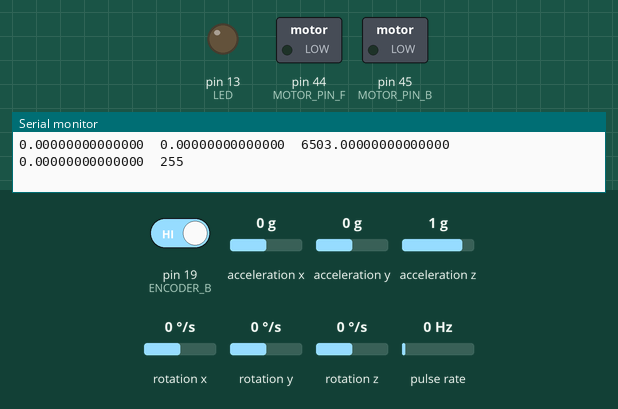
Recording of a sketch running on a simulated Arduino Mega 2560, built with avr-gcc and run on an emulated ATmega2560. Parts: switched loads named in the sketch (green lamp = pin HIGH), output pins drawn as LEDs (lit = HIGH), the last lines printed to the serial monitor. Wiring (inferred from the names in the program): pulse sensor: data pin 18; MPU-6050 motion sensor at I2C address 0x68. Inputs (shaded band) come from the test bench; at power-on: acceleration y 0 g, acceleration z 1 g, rotation x 0 °/s, pulse rate 0 Hz, pin 19 (ENCODER_B) HIGH, acceleration x 0 g, rotation y 0 °/s, rotation z 0 °/s.

Above: at 1.3 s.
1.4 s: acceleration y set to -1.4 g
At 2.9 s:
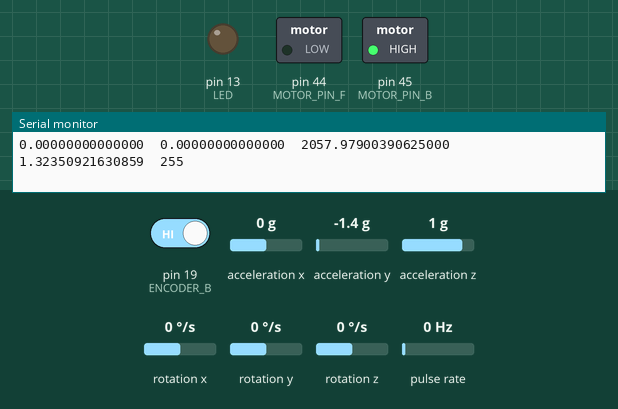
4.4 s: acceleration z set to -1.4 g
At 5.6 s:
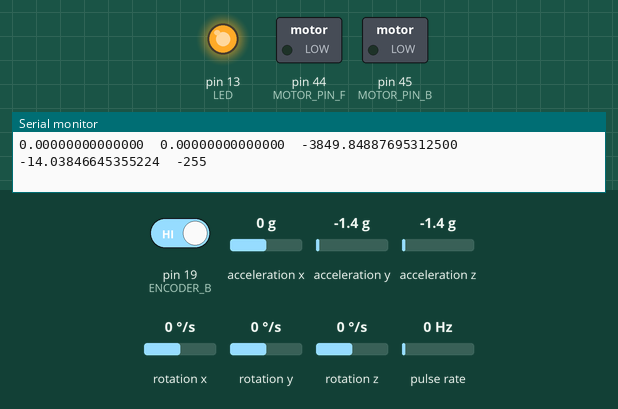
6.4 s: rotation x set to 192 °/s
At 8.4 s:
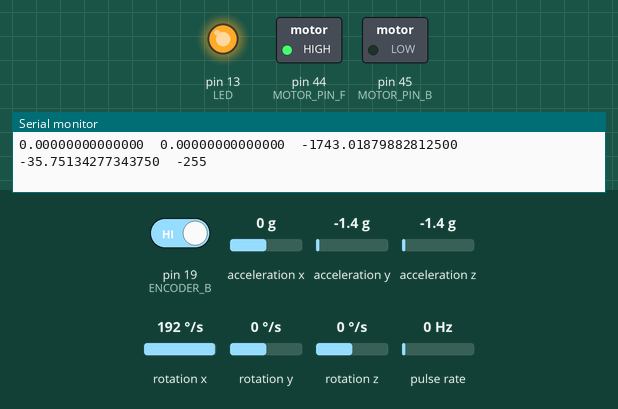
9.4 s: acceleration z set to 0.1 g
At 11.2 s:
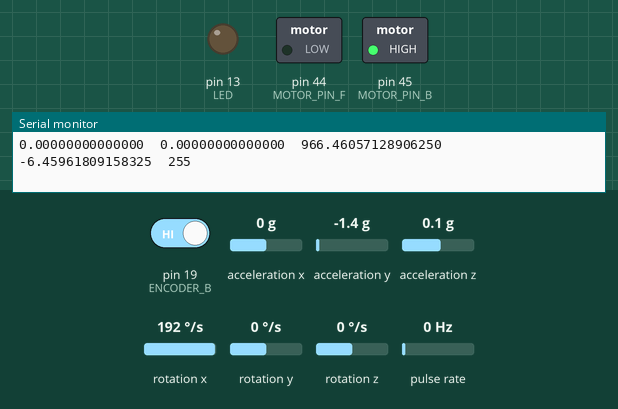
11.5 s: rotation x set to -100 °/s
At 14.18 s:
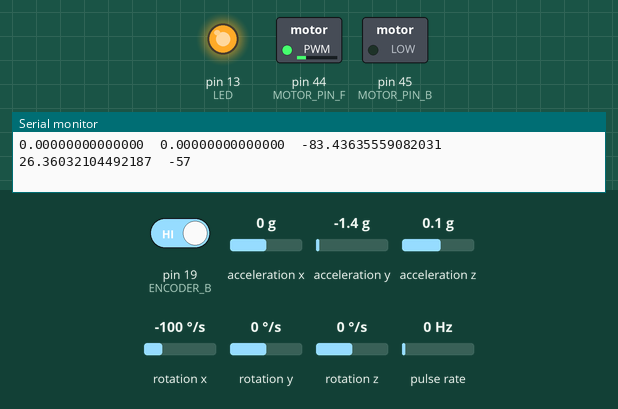
14.5 s: pulse rate (sensor on pin 18) set to 196 Hz
Timing chart, 0 to 17.1 s (numbered marks = the images above; inputs shaded):
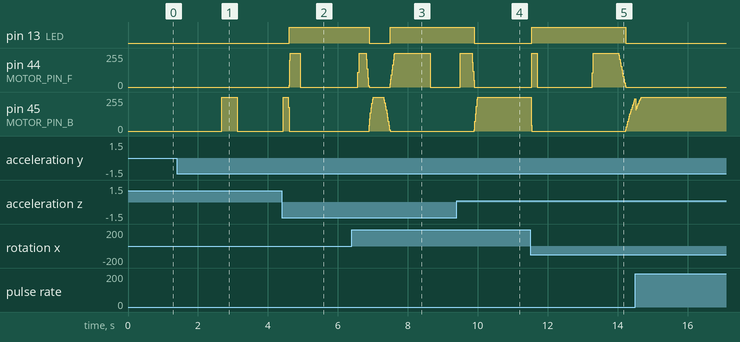

The sketch:

MinSeg--Arduino.ino
```cpp
/*
   MPU6050
   ________________________________________
*/
#include <Wire.h>
#include "Kalman.h" // Source: https://github.com/TKJElectronics/KalmanFilter

#define RESTRICT_PITCH // Comment out to restrict roll to ±90deg instead - please read: http://www.freescale.com/files/sensors/doc/app_note/AN3461.pdf

Kalman kalmanX; // Create the Kalman instances
Kalman kalmanY;

/* IMU Data */
double accX, accY, accZ;
double gyroX, gyroY, gyroZ;
int16_t tempRaw;

double gyroXangle, gyroYangle; // Angle calculate using the gyro only
double compAngleX, compAngleY; // Calculated angle using a complementary filter
double kalAngleX, kalAngleY; // Calculated angle using a Kalman filter
double oldKalAngleX;

uint32_t timer;
uint8_t i2cData[14]; // Buffer for I2C data

/*
   __________________________________________
*/


#define LED 13
#define MOTOR_PIN_F 44
#define MOTOR_PIN_B 45
#define ENCODER_F 18
#define ENCODER_B 19
//#define ENCODER_F 7
//#define ENCODER_B 6

int time = 0;
double h = 20000;
int pos = 0;
int u = 0;
double L1 = 0, L2 = 500000, L3 = 70, L4 = 1500000;
double velocity, oldVelocity;
double encoderTimer, oldEncoderTimer;
double angleVelocity, angleOffset = 92.9; //To set zero in equilibrium. Lower towards battery
boolean goingForward = false;

void setup() {
  setupPins();
  setupInterrupts();
  setupMPU6050();
  Serial.begin(115200);
  Serial.println("Setup done");
}

void setupPins() {
  pinMode(LED, OUTPUT);
  pinMode(MOTOR_PIN_F, OUTPUT);
  pinMode(MOTOR_PIN_B, OUTPUT);
  pinMode(ENCODER_F, INPUT);
  pinMode(ENCODER_B, INPUT);
}

void setupInterrupts() {
  attachInterrupt(digitalPinToInterrupt(ENCODER_F), readEncoder, RISING);
}

void loop() {
  int tempTimer = micros();
  oldKalAngleX = kalAngleX;
  getAngle();
  getAngleVel();
  if (Serial.available()) {
    pos = readInt();
  }
  calcU();
  runMotors();
  /*
  Serial.print(pos); Serial.print("\t");
  Serial.print(velocity, 14); Serial.println('\t');
  Serial.print();
  */
    //Serial.print(kalAngleX); Serial.print("\t");
  if(abs(kalAngleX + angleOffset) > 30){
    stopMotor();
  }
  int tempTimer2 = micros();
  //Serial.print(tempTimer2 - tempTimer); Serial.print("\t");
  delayMicroseconds(h - (tempTimer2 - tempTimer));
}

void calcU() {
  if(oldVelocity == velocity){
    velocity = 0;
  }
  oldVelocity = velocity;
  Serial.print(L1 * pos, 14); Serial.print('\t');
  Serial.print(L2 * velocity, 14); Serial.print('\t');
  Serial.print(L3 * (kalAngleX + angleOffset), 14); Serial.print('\t');
  Serial.print(L4 * angleVelocity, 14); Serial.print('\t');
  u = (int)(L1 * pos + L2 * velocity + L3 * (kalAngleX + angleOffset) + L4 * angleVelocity);
  Serial.print(saturate(u)); Serial.println('\t');
}

/*
   Read an int, doesn't block and reads even if it is not an int
*/
int readInt() {
  String s = "";
  while (Serial.available()) {
    s += (char)Serial.read();
  }
  return s.toInt();
}

void simpleControl() {
  /*if(abs(angle) > (PI/2)){
    stopMotor();
    return;
    }
    if(angle*180.0/PI > 6){
    goingForward = true;
    } else{
    goingForward = false;
    }
    if(goingForward){
    forward();
    //Serial.println("forward");
    }else{
    backward();
    //Serial.println("backward");
    }*/
}

void runMotors(){
  if(u < 0){
    //u -= 50;
    u = saturate(u);
    forward(-u);
    //forward();
  }else{
    //u += 50;
    u = saturate(u);
    backward(u);
    //backward();
  }
}

int saturate(int i){
  if(i > 255){
    i = 255;
  }else if(u < -255){
    i = -255;
  }
  return i;
}

void forward() {
  digitalWrite(MOTOR_PIN_B, LOW);
  digitalWrite(MOTOR_PIN_F, HIGH);
  digitalWrite(LED, HIGH);
}

void forward(int speed) {
  digitalWrite(MOTOR_PIN_B, LOW);
  analogWrite(MOTOR_PIN_F, speed);
  digitalWrite(LED, HIGH);
}

void backward() {
  digitalWrite(MOTOR_PIN_F, LOW);
  digitalWrite(MOTOR_PIN_B, HIGH);
  digitalWrite(LED, LOW);
}

void backward(int speed) {
  digitalWrite(MOTOR_PIN_F, LOW);
  analogWrite(MOTOR_PIN_B, speed);
  digitalWrite(LED, LOW);
}

void stopMotor() {
  digitalWrite(MOTOR_PIN_F, LOW);
  digitalWrite(MOTOR_PIN_B, LOW);
}

void readEncoder() {
  if ((digitalRead(ENCODER_F) << 1) + digitalRead(ENCODER_B) == 2) {
    oldEncoderTimer = encoderTimer;
    encoderTimer = micros();
    velocity = 1 / (encoderTimer - oldEncoderTimer);
    ++pos;
  } else {
    oldEncoderTimer = encoderTimer;
    encoderTimer = micros();
    velocity = -1 / (encoderTimer - oldEncoderTimer);
    --pos;
  }
}


void setupMPU6050() {
  Serial.begin(115200);
  Wire.begin();
  TWBR = ((F_CPU / 400000L) - 16) / 2; // Set I2C frequency to 400kHz

  i2cData[0] = 7; // Set the sample rate to 1000Hz - 8kHz/(7+1) = 1000Hz
  i2cData[1] = 0x00; // Disable FSYNC and set 260 Hz Acc filtering, 256 Hz Gyro filtering, 8 KHz sampling
  i2cData[2] = 0x00; // Set Gyro Full Scale Range to ±250deg/s
  i2cData[3] = 0x00; // Set Accelerometer Full Scale Range to ±2g
  while (i2cWrite(0x19, i2cData, 4, false)); // Write to all four registers at once
  while (i2cWrite(0x6B, 0x01, true)); // PLL with X axis gyroscope reference and disable sleep mode

  while (i2cRead(0x75, i2cData, 1));
  if (i2cData[0] != 0x68) { // Read "WHO_AM_I" register
    Serial.print(F("Error reading sensor"));
    while (1);
  }

  delay(100); // Wait for sensor to stabilize

  /* Set kalman and gyro starting angle */
  while (i2cRead(0x3B, i2cData, 6));
  accX = (i2cData[0] << 8) | i2cData[1];
  accY = (i2cData[2] << 8) | i2cData[3];
  accZ = (i2cData[4] << 8) | i2cData[5];

  // Source: http://www.freescale.com/files/sensors/doc/app_note/AN3461.pdf eq. 25 and eq. 26
  // atan2 outputs the value of -π to π (radians) - see http://en.wikipedia.org/wiki/Atan2
  // It is then converted from radians to degrees
#ifdef RESTRICT_PITCH // Eq. 25 and 26
  double roll  = atan2(accY, accZ) * RAD_TO_DEG;
  double pitch = atan(-accX / sqrt(accY * accY + accZ * accZ)) * RAD_TO_DEG;
#else // Eq. 28 and 29
  double roll  = atan(accY / sqrt(accX * accX + accZ * accZ)) * RAD_TO_DEG;
  double pitch = atan2(-accX, accZ) * RAD_TO_DEG;
#endif

  kalmanX.setAngle(roll); // Set starting angle
  kalmanY.setAngle(pitch);
  gyroXangle = roll;
  gyroYangle = pitch;
  compAngleX = roll;
  compAngleY = pitch;

  timer = micros();
}


void getAngle() {
  /* Update all the values */
  while (i2cRead(0x3B, i2cData, 14));
  accX = ((i2cData[0] << 8) | i2cData[1]);
  accY = ((i2cData[2] << 8) | i2cData[3]);
  accZ = ((i2cData[4] << 8) | i2cData[5]);
  tempRaw = (i2cData[6] << 8) | i2cData[7];
  gyroX = (i2cData[8] << 8) | i2cData[9];
  gyroY = (i2cData[10] << 8) | i2cData[11];
  gyroZ = (i2cData[12] << 8) | i2cData[13];

  double dt = (double)(micros() - timer) / 1000000; // Calculate delta time
  timer = micros();

  // Source: http://www.freescale.com/files/sensors/doc/app_note/AN3461.pdf eq. 25 and eq. 26
  // atan2 outputs the value of -π to π (radians) - see http://en.wikipedia.org/wiki/Atan2
  // It is then converted from radians to degrees
#ifdef RESTRICT_PITCH // Eq. 25 and 26
  double roll  = atan2(accY, accZ) * RAD_TO_DEG;
  double pitch = atan(-accX / sqrt(accY * accY + accZ * accZ)) * RAD_TO_DEG;
#else // Eq. 28 and 29
  double roll  = atan(accY / sqrt(accX * accX + accZ * accZ)) * RAD_TO_DEG;
  double pitch = atan2(-accX, accZ) * RAD_TO_DEG;
#endif

  double gyroXrate = gyroX / 131.0; // Convert to deg/s
  double gyroYrate = gyroY / 131.0; // Convert to deg/s

#ifdef RESTRICT_PITCH
  // This fixes the transition problem when the accelerometer angle jumps between -180 and 180 degrees
  if ((roll < -90 && kalAngleX > 90) || (roll > 90 && kalAngleX < -90)) {
    kalmanX.setAngle(roll);
    compAngleX = roll;
    kalAngleX = roll;
    gyroXangle = roll;
  } else
    kalAngleX = kalmanX.getAngle(roll, gyroXrate, dt); // Calculate the angle using a Kalman filter

  if (abs(kalAngleX) > 90)
    gyroYrate = -gyroYrate; // Invert rate, so it fits the restriced accelerometer reading
  kalAngleY = kalmanY.getAngle(pitch, gyroYrate, dt);
#else
  // This fixes the transition problem when the accelerometer angle jumps between -180 and 180 degrees
  if ((pitch < -90 && kalAngleY > 90) || (pitch > 90 && kalAngleY < -90)) {
    kalmanY.setAngle(pitch);
    compAngleY = pitch;
    kalAngleY = pitch;
    gyroYangle = pitch;
  } else
    kalAngleY = kalmanY.getAngle(pitch, gyroYrate, dt); // Calculate the angle using a Kalman filter

  if (abs(kalAngleY) > 90)
    gyroXrate = -gyroXrate; // Invert rate, so it fits the restriced accelerometer reading
  kalAngleX = kalmanX.getAngle(roll, gyroXrate, dt); // Calculate the angle using a Kalman filter
#endif

  gyroXangle += gyroXrate * dt; // Calculate gyro angle without any filter
  gyroYangle += gyroYrate * dt;
  //gyroXangle += kalmanX.getRate() * dt; // Calculate gyro angle using the unbiased rate
  //gyroYangle += kalmanY.getRate() * dt;

  compAngleX = 0.93 * (compAngleX + gyroXrate * dt) + 0.07 * roll; // Calculate the angle using a Complimentary filter
  compAngleY = 0.93 * (compAngleY + gyroYrate * dt) + 0.07 * pitch;

  // Reset the gyro angle when it has drifted too much
  if (gyroXangle < -180 || gyroXangle > 180)
    gyroXangle = kalAngleX;
  if (gyroYangle < -180 || gyroYangle > 180)
    gyroYangle = kalAngleY;

  /* Print Data */
  /*#if 0 // Set to 1 to activate
    Serial.print(accX); Serial.print("\t");
    Serial.print(accY); Serial.print("\t");
    Serial.print(accZ); Serial.print("\t");

    Serial.print(gyroX); Serial.print("\t");
    Serial.print(gyroY); Serial.print("\t");
    Serial.print(gyroZ); Serial.print("\t");

    Serial.print("\t");
    #endif

    Serial.print(roll); Serial.print("\t");
    Serial.print(gyroXangle); Serial.print("\t");
    Serial.print(compAngleX); Serial.print("\t");
    Serial.print(kalAngleX); Serial.print("\t");

    Serial.print("\t");

    Serial.print(pitch); Serial.print("\t");
    Serial.print(gyroYangle); Serial.print("\t");
    Serial.print(compAngleY); Serial.print("\t");
    Serial.print(kalAngleY); Serial.print("\t");
  */
#if 0 // Set to 1 to print the temperature
  Serial.print("\t");

  double temperature = (double)tempRaw / 340.0 + 36.53;
  Serial.print(temperature); Serial.print("\t");
#endif

  //Serial.print("\r\n");
  delay(2);
}

void getAngleVel() {
  angleVelocity = (kalAngleX - oldKalAngleX) / h;
  //Serial.print(angleVelocity, 14); Serial.print('\t');
}
```

I2C.ino
```cpp
// (licence header left out)
const uint8_t IMUAddress = 0x68; // AD0 is logic low on the PCB
const uint16_t I2C_TIMEOUT = 1000; // Used to check for errors in I2C communication

uint8_t i2cWrite(uint8_t registerAddress, uint8_t data, bool sendStop) {
  return i2cWrite(registerAddress, &data, 1, sendStop); // Returns 0 on success
}

uint8_t i2cWrite(uint8_t registerAddress, uint8_t *data, uint8_t length, bool sendStop) {
  Wire.beginTransmission(IMUAddress);
  Wire.write(registerAddress);
  Wire.write(data, length);
  uint8_t rcode = Wire.endTransmission(sendStop); // Returns 0 on success
  if (rcode) {
    Serial.print(F("i2cWrite failed: "));
    Serial.println(rcode);
  }
  return rcode; // See: http://arduino.cc/en/Reference/WireEndTransmission
}

uint8_t i2cRead(uint8_t registerAddress, uint8_t *data, uint8_t nbytes) {
  uint32_t timeOutTimer;
  Wire.beginTransmission(IMUAddress);
  Wire.write(registerAddress);
  uint8_t rcode = Wire.endTransmission(false); // Don't release the bus
  if (rcode) {
    Serial.print(F("i2cRead failed: "));
    Serial.println(rcode);
    return rcode; // See: http://arduino.cc/en/Reference/WireEndTransmission
  }
  Wire.requestFrom(IMUAddress, nbytes, (uint8_t)true); // Send a repeated start and then release the bus after reading
  for (uint8_t i = 0; i < nbytes; i++) {
    if (Wire.available())
      data[i] = Wire.read();
    else {
      timeOutTimer = micros();
      while (((micros() - timeOutTimer) < I2C_TIMEOUT) && !Wire.available());
      if (Wire.available())
        data[i] = Wire.read();
      else {
        Serial.println(F("i2cRead timeout"));
        return 5; // This error value is not already taken by endTransmission
      }
    }
  }
  return 0; // Success
}
```

Kalman.h
```cpp
// (licence header left out)
#ifndef _Kalman_h
#define _Kalman_h

class Kalman {
public:
    Kalman() {
        /* We will set the variables like so, these can also be tuned by the user */
        Q_angle = 0.001;
        Q_bias = 0.003;
        R_measure = 0.03;

        angle = 0; // Reset the angle
        bias = 0; // Reset bias

        P[0][0] = 0; // Since we assume that the bias is 0 and we know the starting angle (use setAngle), the error covariance matrix is set like so - see: http://en.wikipedia.org/wiki/Kalman_filter#Example_application.2C_technical
        P[0][1] = 0;
        P[1][0] = 0;
        P[1][1] = 0;
    };
    // The angle should be in degrees and the rate should be in degrees per second and the delta time in seconds
    double getAngle(double newAngle, double newRate, double dt) {
        // KasBot V2  -  Kalman filter module - http://www.x-firm.com/?page_id=145
        // Modified by Kristian Lauszus
        // See my blog post for more information: http://blog.tkjelectronics.dk/2012/09/a-practical-approach-to-kalman-filter-and-how-to-implement-it

        // Discrete Kalman filter time update equations - Time Update ("Predict")
        // Update xhat - Project the state ahead
        /* Step 1 */
        rate = newRate - bias;
        angle += dt * rate;

        // Update estimation error covariance - Project the error covariance ahead
        /* Step 2 */
        P[0][0] += dt * (dt*P[1][1] - P[0][1] - P[1][0] + Q_angle);
        P[0][1] -= dt * P[1][1];
        P[1][0] -= dt * P[1][1];
        P[1][1] += Q_bias * dt;

        // Discrete Kalman filter measurement update equations - Measurement Update ("Correct")
        // Calculate Kalman gain - Compute the Kalman gain
        /* Step 4 */
        S = P[0][0] + R_measure;
        /* Step 5 */
        K[0] = P[0][0] / S;
        K[1] = P[1][0] / S;

        // Calculate angle and bias - Update estimate with measurement zk (newAngle)
        /* Step 3 */
        y = newAngle - angle;
        /* Step 6 */
        angle += K[0] * y;
        bias += K[1] * y;

        // Calculate estimation error covariance - Update the error covariance
        /* Step 7 */
        P[0][0] -= K[0] * P[0][0];
        P[0][1] -= K[0] * P[0][1];
        P[1][0] -= K[1] * P[0][0];
        P[1][1] -= K[1] * P[0][1];

        return angle;
    };
    void setAngle(double newAngle) { angle = newAngle; }; // Used to set angle, this should be set as the starting angle
    double getRate() { return rate; }; // Return the unbiased rate

    /* These are used to tune the Kalman filter */
    void setQangle(double newQ_angle) { Q_angle = newQ_angle; };
    void setQbias(double newQ_bias) { Q_bias = newQ_bias; };
    void setRmeasure(double newR_measure) { R_measure = newR_measure; };

    double getQangle() { return Q_angle; };
    double getQbias() { return Q_bias; };
    double getRmeasure() { return R_measure; };

private:
    /* Kalman filter variables */
    double Q_angle; // Process noise variance for the accelerometer
    double Q_bias; // Process noise variance for the gyro bias
    double R_measure; // Measurement noise variance - this is actually the variance of the measurement noise

    double angle; // The angle calculated by the Kalman filter - part of the 2x1 state vector
    double bias; // The gyro bias calculated by the Kalman filter - part of the 2x1 state vector
    double rate; // Unbiased rate calculated from the rate and the calculated bias - you have to call getAngle to update the rate

    double P[2][2]; // Error covariance matrix - This is a 2x2 matrix
    double K[2]; // Kalman gain - This is a 2x1 vector
    double y; // Angle difference
    double S; // Estimate error
};

#endif
```

Measured:
- after the input at 1.4 s, pin 45 (MOTOR_PIN_B): 0/255 → 255/255 after 1.3 s, → 0/255 0.44 s later
- after the input at 4.4 s, pin 13 (LED): LOW → HIGH after 0.21 s; pin 44 (MOTOR_PIN_F): 0/255 → 255/255 after 0.21 s, → 0/255 0.32 s later; pin 45 (MOTOR_PIN_B): 0/255 → 255/255 at once, → 0/255 0.14 s later
- after the input at 9.4 s, pin 13 (LED): HIGH → LOW after 0.50 s; pin 44 (MOTOR_PIN_F): 0/255 → 255/255 after 0.10 s, → 0/255 0.34 s later; pin 45 (MOTOR_PIN_B): 0/255 → 255/255 after 0.50 s
- after the input at 11.5 s, pin 13 (LED): LOW → HIGH after 0.05 s, → LOW 2.7 s later
